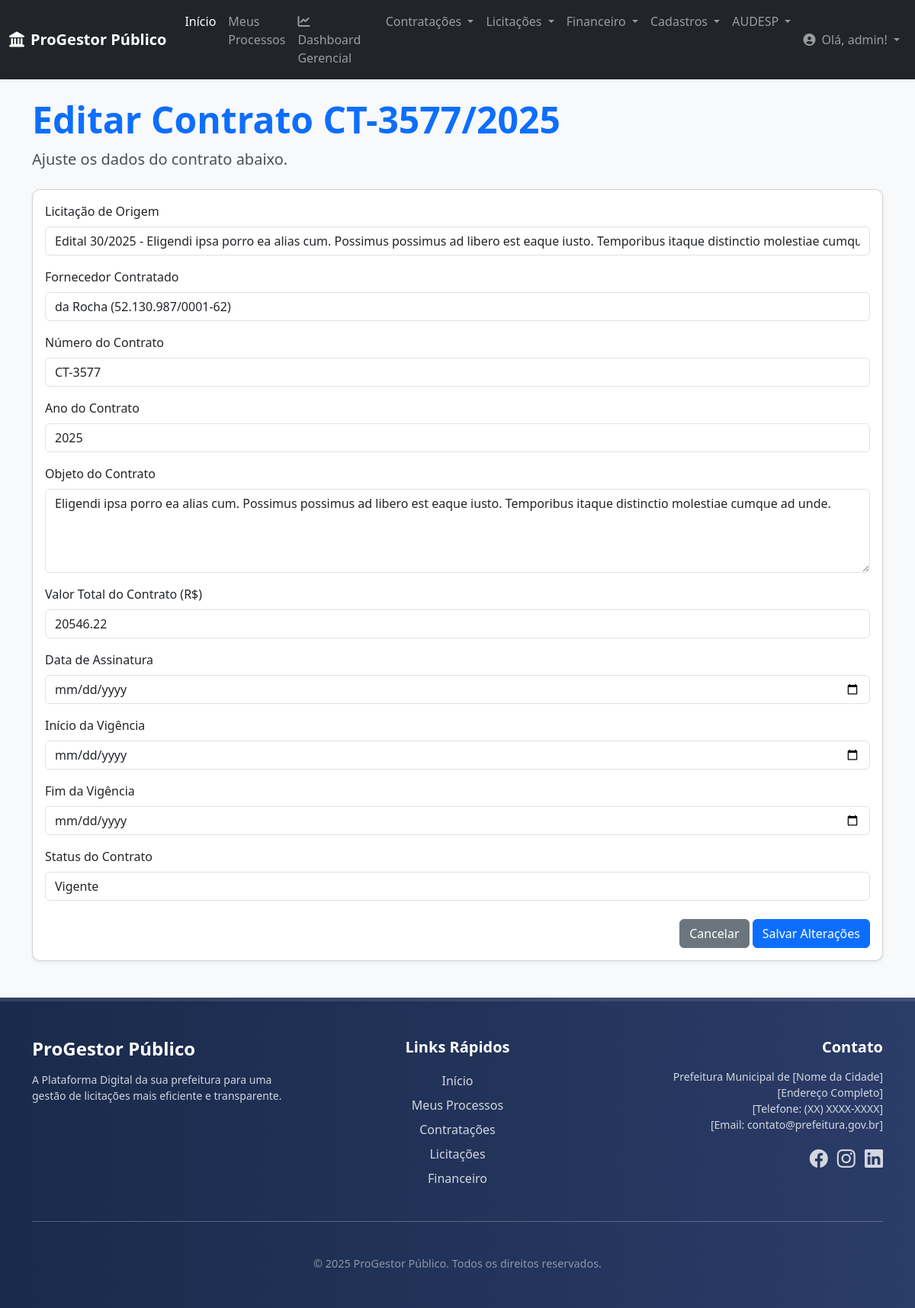
Page /contratacoes/contrato/14/editar/ (signed in) on the committed database.
### contratacoes/models.py (models this page shows, shortened)
class Contrato(models.Model):
    processo_vinculado = models.ForeignKey(
        Processo,
        on_delete=models.PROTECT,
        related_name='contratos',
        verbose_name="Processo Vinculado"
    )
    licitacao_origem = models.ForeignKey(
        Edital,
        on_delete=models.SET_NULL,
        null=True, blank=True,
        related_name='contratos_gerados',
        verbose_name="Licitação de Origem"
    )
    contratado = models.ForeignKey(
        Fornecedor,
        on_delete=models.PROTECT,
        related_name='contratos',
        verbose_name="Fornecedor Contratado"
    )
    numero_contrato = models.CharField(
        max_length=50,
        verbose_name="Número do Contrato"
    )
    ano_contrato = models.IntegerField(
        verbose_name="Ano do Contrato"
    )
    objeto = models.TextField(
        verbose_name="Objeto do Contrato"
    )
    valor_total = models.DecimalField(
        max_digits=15,
        decimal_places=2,
        verbose_name="Valor Total do Contrato (R$)"
    )
    data_assinatura = models.DateField(
        verbose_name="Data de Assinatura"
    )
    data_inicio_vigencia = models.DateField(
        verbose_name="Início da Vigência"
    )
    data_fim_vigencia = models.DateField(
        verbose_name="Fim da Vigência"
    )
    status = models.CharField(
        max_length=20,
        choices=STATUS_CONTRATO_CHOICES,
        default='VIGENTE',
        verbose_name="Status do Contrato"
    )
    data_criacao = models.DateTimeField(auto_now_add=True)
    class Meta:
        verbose_name = "Contrato"
        verbose_name_plural = "Contratos"
        unique_together = ('numero_contrato', 'ano_contrato') # Garante que não haja contratos duplicados
        ordering = ['-ano_contrato', '-numero_contrato']

### contratacoes/views.py (the view)
# urls.py: path('contrato/<int:pk>/editar/', views.editar_contrato, name='editar_contrato'),
@login_required
def editar_contrato(request, pk):
    contrato = get_object_or_404(Contrato, pk=pk)
    if request.method == 'POST':
        form = ContratoForm(request.POST, instance=contrato)
        if form.is_valid():
            form.save()
            messages.success(request, 'Contrato atualizado com sucesso!')
            return redirect('contratacoes:detalhar_contrato', pk=contrato.pk)
    else:
        form = ContratoForm(instance=contrato)
    context = {
        'form': form,
        'contrato': contrato,
        'titulo_pagina': f'Editar Contrato {contrato.numero_contrato}/{contrato.ano_contrato}'
    }
    return render(request, 'contratacoes/editar_contrato.html', context)

### contratacoes/forms.py
class ContratoForm(forms.ModelForm):
    class Meta:
        model = Contrato
        exclude = ['processo_vinculado', 'data_criacao']
        widgets = {
            'licitacao_origem': forms.Select(attrs={'class': 'form-select'}),
            'contratado': forms.Select(attrs={'class': 'form-select'}),
            'numero_contrato': forms.TextInput(attrs={'class': 'form-control'}),
            'ano_contrato': forms.NumberInput(attrs={'class': 'form-control'}),
            'objeto': forms.Textarea(attrs={'class': 'form-control', 'rows': 4}),
            'valor_total': forms.NumberInput(attrs={'class': 'form-control'}),
            'data_assinatura': forms.DateInput(attrs={'type': 'date', 'class': 'form-control'}),
            'data_inicio_vigencia': forms.DateInput(attrs={'type': 'date', 'class': 'form-control'}),
            'data_fim_vigencia': forms.DateInput(attrs={'type': 'date', 'class': 'form-control'}),
            'status': forms.Select(attrs={'class': 'form-select'}),
        }

### core/context_processors.py (called while the page is built)
def global_context(request):
    return {
        'logo_url': 'img/logo_barueri.jpg', # Caminho do seu logo
        'ano_atual': datetime.date.today().year, # Opcional: para o footer de direitos autorais
    }

### core/models.py (called while the page is built)
    def __str__(self):
        return f"{self.razao_social} ({self.cnpj})"

### licitacoes/models.py (called while the page is built)
    def __str__(self):
        return f"Edital {self.numero_edital} - {self.titulo}"

### contratacoes/templates/contratacoes/editar_contrato.html (shortened to what this page needs)
{% extends 'base.html' %}
{% load widget_tweaks %}
{% block content %}
<div class="container mt-4 mb-5">
    <h1 class="display-5 fw-bold text-primary mb-2">{{ titulo_pagina }}</h1>
    <p class="lead mb-4">Ajuste os dados do contrato abaixo.</p>
    <div class="card shadow-sm">
        <div class="card-body">
            <form method="post" novalidate>
                {% for field in form %}
                <div class="mb-3">
                    <label class="form-label">{{ field.label }}</label>
                    {% render_field field class="form-control" %}
                </div>
                {% endfor %}
                <div class="mt-4 text-end">
                    <a href="{% url 'contratacoes:detalhar_contrato' pk=contrato.pk %}" class="btn btn-secondary">Cancelar</a>
                    <button type="submit" class="btn btn-primary">Salvar Alterações</button>
                </div>
            </form>
        </div>
    </div>
</div>
{% endblock content %}

### core/templates/core/navbar.html (shortened to what this page needs)
<nav class="navbar navbar-expand-lg navbar-dark bg-dark shadow-sm">
    <div class="container-fluid">
        <a class="navbar-brand fw-bold" href="{% url 'core:home' %}">
            <i class="fas fa-landmark me-2"></i>ProGestor Público
        </a>
        <div class="collapse navbar-collapse" id="navbarNavDropdown">
            <ul class="navbar-nav me-auto mb-2 mb-lg-0">
                <li class="nav-item">
                    <a class="nav-link active" aria-current="page" href="{% url 'core:home' %}">Início</a>
                </li>
                <li class="nav-item">
                    <a class="nav-link" href="{% url 'core:meus_processos' %}">Meus Processos</a>
                </li>
                <li class="nav-item">
                    <a class="nav-link" href="{% url 'core:dashboard_gerencial' %}">
                        <i class="fas fa-chart-line me-1"></i>Dashboard Gerencial
                    </a>
                </li>
                <li class="nav-item dropdown">
                    <a class="nav-link dropdown-toggle" href="#" id="navbarContratacoes" role="button" data-bs-toggle="dropdown" aria-expanded="false">
                        Contratações
                    </a>
                </li>
                <li class="nav-item dropdown">
                    <a class="nav-link dropdown-toggle" href="#" id="navbarLicitacoes" role="button" data-bs-toggle="dropdown" aria-expanded="false">
                        Licitações
                    </a>
                </li>
                <li class="nav-item dropdown">
                    <a class="nav-link dropdown-toggle" href="#" id="navbarFinanceiro" role="button" data-bs-toggle="dropdown" aria-expanded="false">
                        Financeiro
                    </a>
                </li>
                <li class="nav-item dropdown">
                    <a class="nav-link dropdown-toggle" href="#" id="navbarCadastros" role="button" data-bs-toggle="dropdown" aria-expanded="false">
                        Cadastros
                    </a>
                </li>
                <li class="nav-item dropdown">
                    <a class="nav-link dropdown-toggle" href="#" id="navbarAudesp" role="button" data-bs-toggle="dropdown" aria-expanded="false">
                        AUDESP
                    </a>
                </li>
            </ul>
            <ul class="navbar-nav">
                {% if user.is_authenticated %}
                    <li class="nav-item dropdown">
                        <a class="nav-link dropdown-toggle" href="#" id="navbarUserDropdown" role="button" data-bs-toggle="dropdown" aria-expanded="false">
                            <i class="fas fa-user-circle me-1"></i> Olá, {{ user.username }}!
                        </a>
                    </li>
                {% else %}
                    <li class="nav-item">
                        <a class="nav-link" href="{% url 'account_login' %}">Entrar</a>
                    </li>
                {% endif %}
            </ul>
        </div>
    </div>
</nav>

### core/templates/base.html (style rules this page uses)
:root { --primary-color: #0056b3; --secondary-color: #337ab7; --dark-blue: #1a2a4b; --light-grey: #f8f9fa; --medium-grey: #e9ecef; --text-dark: #495057; --text-light: #ffffff; }
body { display: flex; flex-direction: column; min-height: 100vh; font-family: 'Segoe UI', Roboto, 'Helvetica Neue', Arial, sans-serif; background-color: var(--light-grey); color: var(--text-dark); }
.navbar { box-shadow: 0 2px 4px rgba(0,0,0,.08); }
.card { border-radius: 10px; box-shadow: 0 4px 12px rgba(0,0,0,.08); transition: transform 0.2s ease-in-out; }

### rows in the picture
Contrato: licitacao_origem "Edital 30/2025 - Eligendi ipsa porro ea alias cum. Possimus possimus ad libero est eaque iusto. Temporibus itaque distinctio molestiae cumque ad unde." "da Rocha (52.130.987/0001-62)" "CT-3577" "2025" "Eligendi ipsa porro ea alias cum. Possimus possimus ad libero est eaque iusto. Temporibus itaque distinctio molestiae cumque ad unde." "20546.22" "Vigente"

### other values in the picture
{{ user.username }} "admin"
{{ titulo_pagina }} "Editar Contrato CT-3577/2025"
{{ field.label }} "Licitação de Origem" "Fornecedor Contratado" "Número do Contrato" "Ano do Contrato" "Objeto do Contrato" "Valor Total do Contrato (R$)" "Data de Assinatura" "Início da Vigência" "Fim da Vigência" "Status do Contrato"
